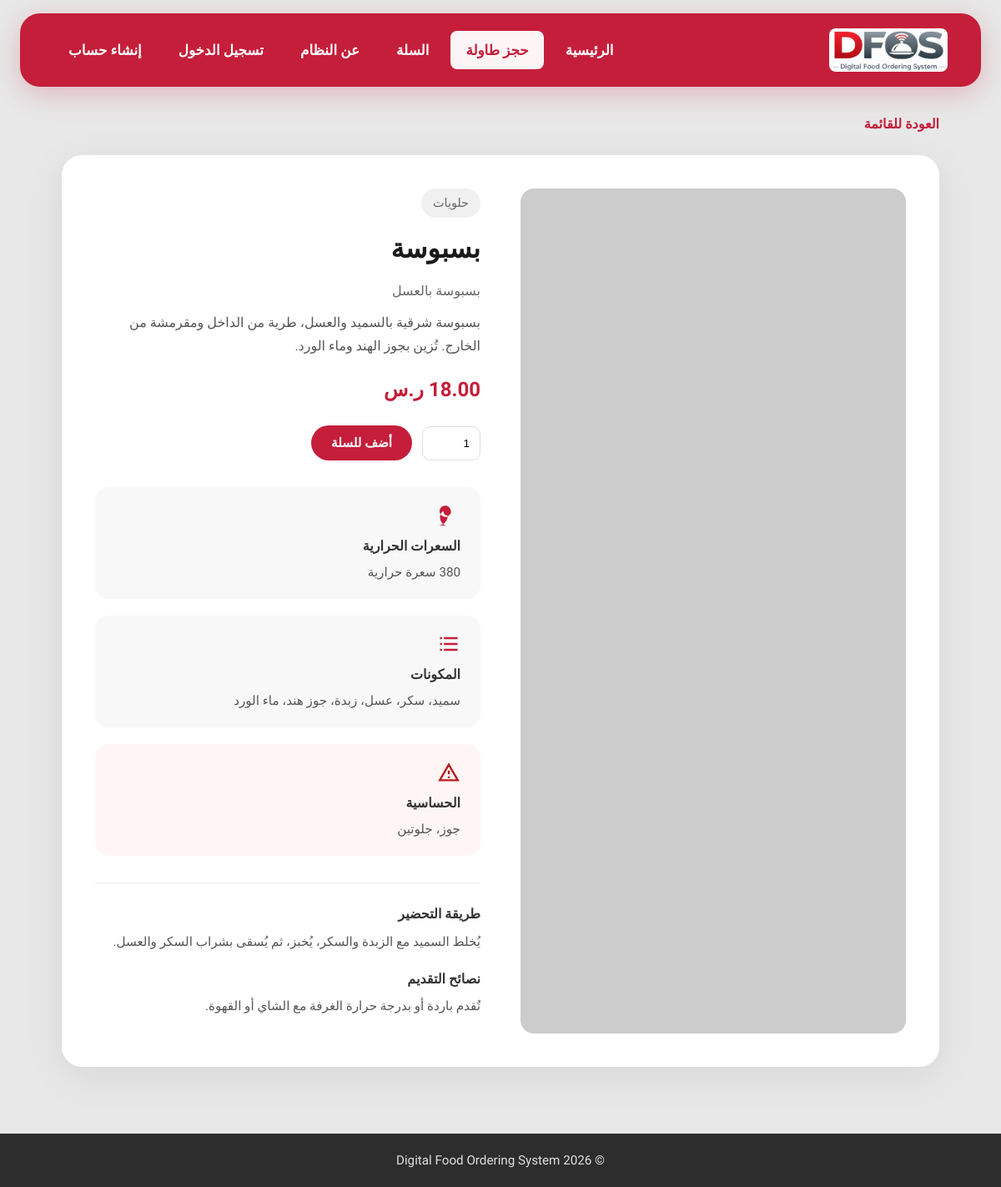
The page /product_detail.php?id=11 on the database its author committed.
### tables this page shows
CREATE TABLE IF NOT EXISTS foods (
    id INT AUTO_INCREMENT PRIMARY KEY,
    name VARCHAR(100) NOT NULL,
    description TEXT,
    price DECIMAL(10,2) NOT NULL,
    category_id INT NOT NULL,
    image VARCHAR(255) DEFAULT NULL,
    calories INT DEFAULT NULL,
    ingredients TEXT DEFAULT NULL,
    allergens TEXT DEFAULT NULL,
    created_at TIMESTAMP DEFAULT CURRENT_TIMESTAMP,
    FOREIGN KEY (category_id) REFERENCES categories(id) ON DELETE CASCADE
);

CREATE TABLE IF NOT EXISTS categories (
    id INT AUTO_INCREMENT PRIMARY KEY,
    name VARCHAR(100) NOT NULL,
    created_at TIMESTAMP DEFAULT CURRENT_TIMESTAMP
);

### product_detail.php (the view, shortened to what this page needs)
<?php
require_once 'config/database.php';
$id = isset($_GET['id']) ? (int)$_GET['id'] : 0;
$stmt = $conn->prepare("SELECT f.*, c.name as category_name FROM foods f
    LEFT JOIN categories c ON f.category_id = c.id WHERE f.id = ?");
$stmt->bind_param("i", $id);
$stmt->execute();
$food = $stmt->get_result()->fetch_assoc();
$specificFoodImages = [
    'بسبوسة' => 'https://i.pinimg.com/736x/d2/76/b2/d276b297f4e90cd5b28b084f5dc1d276.jpg',
    'كنافة' => 'https://www.atyabtabkha.com/tachyon/sites/2/2022/09/kunafa-1.jpg',
    'قهوة عربية' => 'https://kitchen.sayidaty.net/uploads/small/c0/c02473ef8ea1509755391a8bbd6de8c1_w750_h500.jpg',
    'شاي أخضر' => 'https://daiohs-s.com/theme/tmr_simple/img/top/service_02.jpg',
];
$foodImages = [
    1 => 'https://images.unsplash.com/photo-1621506289937-a8e4df240d0b?w=600&q=80',
    2 => 'https://images.unsplash.com/photo-1600271886742-f049cd451bba?w=600&q=80',
    3 => $specificFoodImages['قهوة عربية'],
    4 => 'https://images.unsplash.com/photo-1564890369478-c89ca6d9cde9?w=600&q=80',
    5 => 'https://images.unsplash.com/photo-1568901346375-23c9450c58cd?w=600&q=80',
    6 => 'https://images.unsplash.com/photo-1598103442097-8b74394b95c6?w=600&q=80',
    7 => 'https://images.unsplash.com/photo-1565299624946-b28f40a0ae38?w=600&q=80',
    8 => 'https://images.unsplash.com/photo-1546793665-c74683f339c1?w=600&q=80',
    9 => 'https://images.unsplash.com/photo-1573080496219-bb080dd4f877?w=600&q=80',
    10 => $specificFoodImages['كنافة'],
    11 => $specificFoodImages['بسبوسة'],
    12 => $specificFoodImages['شاي أخضر'],
];
$imgUrl = isset($specificFoodImages[$food['name']]) ? $specificFoodImages[$food['name']] : (!empty($food['image']) && file_exists('assets/images/' . $food['image']) ? 'assets/images/' . $food['image'] : ($foodImages[$food['id']] ?? 'https://placehold.co/600x400/e8e8e8/999?text=+'));
$extra = $productExtras[$food['name']] ?? [];
$fallbackNutrition = [
    'عصير برتقال' => ['calories' => 112, 'ingredients' => 'برتقال طازج، ماء، سكر', 'allergens' => null],
    'عصير مانجو' => ['calories' => 130, 'ingredients' => 'مانجو، ماء، سكر', 'allergens' => null],
    'قهوة عربية' => ['calories' => 5, 'ingredients' => 'بن عربي، ماء، هيل، زعفران', 'allergens' => null],
    'شاي بالنعناع' => ['calories' => 2, 'ingredients' => 'شاي أخضر، نعناع طازج، ماء', 'allergens' => null],
    'برجر لحم' => ['calories' => 650, 'ingredients' => 'لحم بقري، خبز، خس، طماطم، جبن، صلصة', 'allergens' => 'جلوتين، حليب'],
    'دجاج مشوي' => ['calories' => 450, 'ingredients' => 'دجاج، بهارات، زيت زيتون', 'allergens' => null],
    'بيتزا مارجريتا' => ['calories' => 680, 'ingredients' => 'عجينة، جبن موزاريلا، صلصة طماطم، ريحان', 'allergens' => 'جلوتين، حليب'],
    'سلطة سيزر' => ['calories' => 350, 'ingredients' => 'خس، جبن بارميزان، خبز محمص، صلصة سيزر', 'allergens' => 'جلوتين، حليب، بيض'],
    'بطاطس مقلية' => ['calories' => 365, 'ingredients' => 'بطاطس، زيت نباتي، ملح', 'allergens' => null],
    'كنافة' => ['calories' => 420, 'ingredients' => 'عجينة كنافة، جبن، سمن، سكر، ماء الورد، فستق', 'allergens' => 'حليب، جلوتين'],
    'بسبوسة' => ['calories' => 380, 'ingredients' => 'سميد، سكر، عسل، زبدة، جوز هند، ماء الورد', 'allergens' => 'جوز، جلوتين'],
    'شاي أخضر' => ['calories' => 2, 'ingredients' => 'أوراق شاي أخضر، ماء', 'allergens' => null],
];
$fb = $fallbackNutrition[$food['name']] ?? [];
$food['calories'] = $food['calories'] ?? $fb['calories'] ?? null;
$food['ingredients'] = $food['ingredients'] ?? $fb['ingredients'] ?? null;
$food['allergens'] = isset($food['allergens']) && $food['allergens'] !== '' ? $food['allergens'] : ($fb['allergens'] ?? null);
include 'includes/header.php';
?>
<section class="product-detail-section">
    <a href="index.php" class="back-to-menu">العودة للقائمة</a>
    <div class="product-detail-layout">
        <div class="product-detail-image">
            <img src="<?php echo htmlspecialchars($imgUrl); ?>" alt="<?php echo htmlspecialchars($food['name']); ?>" onerror="this.src='https://placehold.co/600x400/e8e8e8/999?text=+'">
        </div>
        <div class="product-detail-info">
            <span class="product-category"><?php echo htmlspecialchars($food['category_name'] ?? ''); ?></span>
            <h1 class="product-title"><?php echo htmlspecialchars($food['name']); ?></h1>
            <p class="product-description"><?php echo htmlspecialchars($food['description'] ?? ''); ?></p>
            <?php if (!empty($extra['full_desc'])): ?>
                <p class="product-full-desc"><?php echo htmlspecialchars($extra['full_desc']); ?></p>
            <?php endif; ?>
            <p class="product-price"><?php echo number_format($food['price'], 2); ?> ر.س</p>
            <form method="POST" action="add_to_cart.php" class="product-add-form">
                <input type="number" name="quantity" value="1" min="1" class="product-qty">
                <button type="submit" class="add-to-cart-btn">أضف للسلة</button>
            </form>
            <div class="product-info-cards">
                <div class="info-card">
                    <span class="info-card-icon"></span>
                    <h3>السعرات الحرارية</h3>
                    <p><?php echo $food['calories'] ? number_format((int)$food['calories']) . ' سعرة حرارية' : 'غير متوفر'; ?></p>
                </div>
                <div class="info-card">
                    <span class="info-card-icon"><svg xmlns="http://www.w3.org/2000/svg" width="24" height="24" viewBox="0 0 24 24" fill="currentColor"><path d="M3 5h2v2H3V5zm0 6h2v2H3v-2zm0 6h2v2H3v-2zm4-12h14v2H7V5zm0 6h14v2H7v-2zm0 6h14v2H7v-2z"/></svg></span>
                    <h3>المكونات</h3>
                    <p><?php echo !empty($food['ingredients']) ? htmlspecialchars($food['ingredients']) : 'غير متوفر'; ?></p>
                </div>
                <div class="info-card <?php echo !empty($food['allergens']) ? 'has-allergens' : ''; ?>">
                    <span class="info-card-icon"><svg xmlns="http://www.w3.org/2000/svg" width="24" height="24" viewBox="0 0 24 24" fill="currentColor"><path d="M12 2L1 21h22L12 2zm0 3.99L19.53 19H4.47L12 5.99zM11 10v4h2v-4h-2zm0 6v2h2v-2h-2z"/></svg></span>
                    <h3>الحساسية</h3>
                    <p><?php echo !empty($food['allergens']) ? htmlspecialchars($food['allergens']) : 'لا توجد مسببات حساسية معروفة'; ?></p>
                </div>
            </div>
            <?php if (!empty($extra['prep']) || !empty($extra['tips'])): ?>
            <div class="product-extra-content">
                <?php if (!empty($extra['prep'])): ?>
                <div class="extra-block">
                    <h4>طريقة التحضير</h4>
                    <p><?php echo htmlspecialchars($extra['prep']); ?></p>
                </div>
                <?php endif; ?>
                <?php if (!empty($extra['tips'])): ?>
                <div class="extra-block">
                    <h4>نصائح التقديم</h4>
                    <p><?php echo htmlspecialchars($extra['tips']); ?></p>
                </div>
                <?php endif; ?>
            </div>
            <?php endif; ?>
        </div>
    </div>
</section>
<?php include 'includes/footer.php'; ?>

### assets/css/style.css (style rules this page uses)
* { margin: 0; padding: 0; box-sizing: border-box; }
body { font-family: 'IBM Plex Sans Arabic', sans-serif; background: #e8e8e8; color: #1a1a1a; line-height: 1.6; min-height: 100vh; display: flex; flex-direction: column; }
.add-to-cart-btn, .add-cart-form button { padding: 12px 24px; background: #c41e3a; color: white; border: none; border-radius: 50px; cursor: pointer; font-weight: 700; font-size: 0.95rem; font-family: inherit; transition: background 0.2s, transform 0.15s; }
.product-detail-section { max-width: 1100px; margin: 32px auto 48px; padding: 0 24px; }
.back-to-menu { display: inline-block; color: #c41e3a; text-decoration: none; font-weight: 600; margin-bottom: 24px; }
.product-detail-layout { display: grid; grid-template-columns: 1fr 1fr; gap: 48px; background: white; padding: 40px; border-radius: 24px; box-shadow: 0 12px 48px rgba(0,0,0,0.08); }
.product-detail-image { border-radius: 16px; overflow: hidden; }
.product-detail-image img { width: 100%; height: 100%; object-fit: cover; min-height: 320px; }
.product-category { display: inline-block; background: #f0f0f0; padding: 6px 14px; border-radius: 50px; font-size: 0.9rem; color: #666; margin-bottom: 12px; }
.product-title { font-size: 2rem; font-weight: 700; margin-bottom: 12px; color: #1a1a1a; }
.product-description { color: #666; margin-bottom: 12px; line-height: 1.6; }
.product-full-desc { color: #555; margin-bottom: 20px; line-height: 1.7; font-size: 1rem; }
.product-extra-content { margin-top: 32px; padding-top: 24px; border-top: 1px solid #eee; }
.extra-block { margin-bottom: 20px; }
.extra-block h4 { font-size: 1rem; font-weight: 700; color: #333; margin-bottom: 8px; display: flex; align-items: center; gap: 8px; }
.extra-block p { color: #555; font-size: 0.95rem; line-height: 1.6; margin: 0; }
.product-price { font-size: 1.5rem; font-weight: 700; color: #c41e3a; margin-bottom: 24px; }
.product-add-form { display: flex; gap: 12px; align-items: center; margin-bottom: 32px; }
.product-qty { width: 70px; padding: 12px; border: 1px solid #ddd; border-radius: 10px; }
.product-info-cards { display: flex; flex-direction: column; gap: 20px; }
.info-card { background: #f8f8f8; padding: 20px 24px; border-radius: 16px; }
.info-card.has-allergens { background: #fff5f5; }
.info-card-icon { display: block; margin-bottom: 10px; color: #c41e3a; }
.info-card-icon svg { width: 28px; height: 28px; vertical-align: middle; }
.info-card.has-allergens .info-card-icon { color: #b71c1c; }
.info-card h3 { font-size: 1rem; font-weight: 700; color: #333; margin-bottom: 6px; }
.info-card p { color: #555; font-size: 0.95rem; line-height: 1.6; margin: 0; }

### rows shown on the page
foods: category.name "حلويات", name "بسبوسة", description "بسبوسة بالعسل", name "بسبوسة شرقية بالسميد والعسل، طرية من الداخل ومقرمشة من الخارج. تُزين بجوز الهند وماء الورد.", price "18.00", ingredients "سميد، سكر، عسل، زبدة، جوز هند، ماء الورد", allergens "جوز، جلوتين", name "يُخلط السميد مع الزبدة والسكر، يُخبز، ثم يُسقى بشراب السكر والعسل.", name "تُقدم باردة أو بدرجة حرارة الغرفة مع الشاي أو القهوة."
